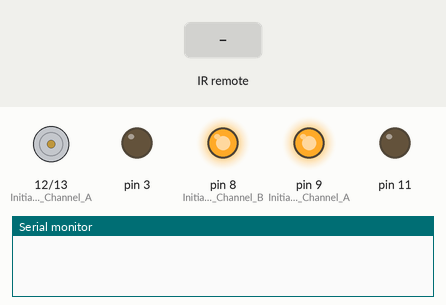
A sketch run on a simulated Arduino Uno, built with avr-gcc and run on an emulated ATmega328P. Shown: motor-driver pin pairs drawn as motors (green arrow = first pin HIGH = forward, orange = second pin HIGH = backward, longer = more drive), output pins drawn as LEDs (lit = HIGH), the last lines printed to the serial monitor. Inputs (shaded band) come from the test bench.

Above: at 1.2 s.
1.3 s: infrared code 0xFF22DD received
At 2.7 s:
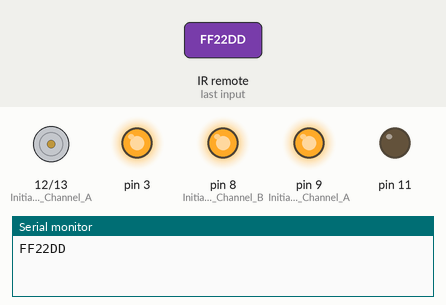
3.0 s: infrared code 0xFFC23D received
At 4.3 s:
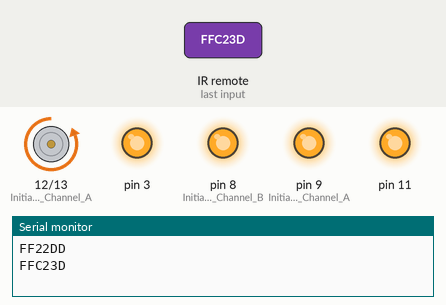
4.7 s: infrared code 0xFF02FD received
At 4.82 s:
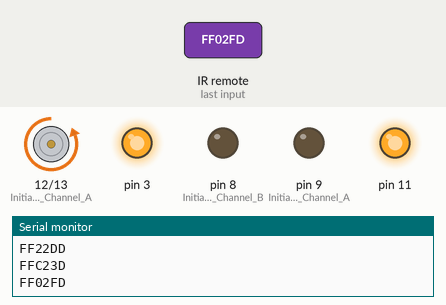
6.4 s: infrared code 0xFF22DD received
At 6.52 s:
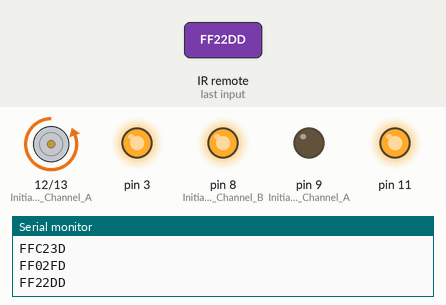
Timing chart, 0 to 9.1 s (numbered marks = the images above; inputs shaded):
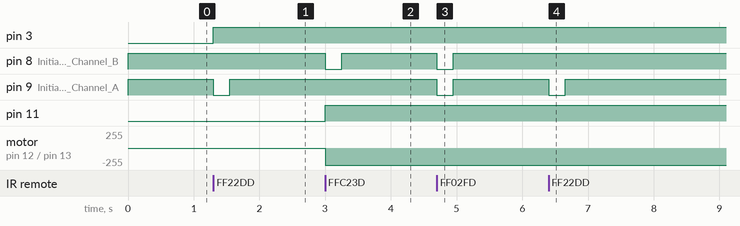

Measured:
- after the input at 1.3 s, pin 3: LOW → HIGH at once; pin 9 (Initiates_Brake_Channel_A): HIGH → LOW at once, → HIGH 0.25 s later
- after the input at 3.0 s, pin 8 (Initiates_Brake_Channel_B): HIGH → LOW at once, → HIGH 0.25 s later; pin 11: LOW → HIGH at once; motor on pin 12 (Initiates_Motor_Channel_A) / pin 13 (Initiates_Motor_Channel_B): stopped → backward 255/255 at once
- after the input at 4.7 s, pin 8 (Initiates_Brake_Channel_B), pin 9 (Initiates_Brake_Channel_A): HIGH → LOW at once, → HIGH 0.25 s later
- after the input at 6.4 s, pin 9 (Initiates_Brake_Channel_A): HIGH → LOW at once, → HIGH 0.25 s later

The sketch:

three_button_control.ino
```cpp
// adds second motor and 2 button control
#include <IRremote.h>

// variables for IR remote
int RECV_PIN = 2;
IRrecv irrecv(RECV_PIN);
decode_results results;

// hex code assigned to a button
const long prev_button = 0xFF22DD;
const long play_button = 0xFFC23D;
const long next_button = 0xFF02FD;
const long repeat = 0xFFFFFFFF;
long current_command = 0;
long previous_command = 0;

void setup()
{
  Serial.begin(9600);
  irrecv.enableIRIn(); // Start the receiver

  //motor setup
  pinMode(12, OUTPUT); //Initiates Motor Channel A pin
  pinMode(9, OUTPUT); //Initiates Brake Channel A pin

  //Setup Channel B
  pinMode(13, OUTPUT); //Initiates Motor Channel B pin
  pinMode(8, OUTPUT);  //Initiates Brake Channel B pin

  digitalWrite(9, HIGH);   // engage the Brake for channel A
  digitalWrite(8, HIGH);   // engage the brake for channel B
}

void loop()
{
  if (irrecv.decode(&results)) {   // results is an instance of a decode_results class, decode() returns an int
    Serial.println(results.value, HEX);

    if( results.value == repeat )
       current_command = previous_command;
    else
       current_command = results.value;

    switch (current_command)
      {
       Serial.println("in switch");

       // run both motors at the same time
       case next_button:
            previous_command = next_button;
            // drive left motor
            digitalWrite(12, LOW);   // Establishes forward direction of Channel A
            digitalWrite(13, HIGH);  // Establishes forward direction of Channel B
            digitalWrite(9, LOW);    // Disengage the Brake for Channel A
            digitalWrite(8, LOW);    // Disengage the Brake for Channel B
            analogWrite(3, 255);     // Spins the motor on Channel A
            analogWrite(11, 255);   // Spins the motor on Channel B at full speed
            delay(250);
            digitalWrite(9, HIGH);   // engage the Brake for Channel A
            digitalWrite(8, HIGH);   // engage the Brake for Channel B
            break;

       // channel A is the left motor as viewed from a "driver" viewpoint"
       case prev_button:
            previous_command = prev_button;
            // drive left motor
            digitalWrite(12, LOW); // Establishes forward direction of Channel A
            digitalWrite(9, LOW);   // Disengage the Brake for Channel A
            analogWrite(3, 255);    // Spins the motor on Channel A
            delay(250);
            digitalWrite(9, HIGH);   // engage the Brake for Channel A
            break;

       // channel B is the right motor as viewed from a "driver" viewpoint"
       case play_button:
            previous_command = play_button;
            // drive right motor
            digitalWrite(13, HIGH); // Establishes forward direction of Channel B
            digitalWrite(8, LOW);   // Disengage the Brake for Channel B
            analogWrite(11, 255);   // Spins the motor on Channel B at full speed
            delay(250);
            digitalWrite(8, HIGH);   // engage the Brake for Channel B
            break;


      }
     irrecv.resume(); // Receive the next value
  }
}


//digitalWrite(9, HIGH);  //Engage the Brake for Channel A
//digitalWrite(9, HIGH);  //Engage the Brake for Channel B
```
